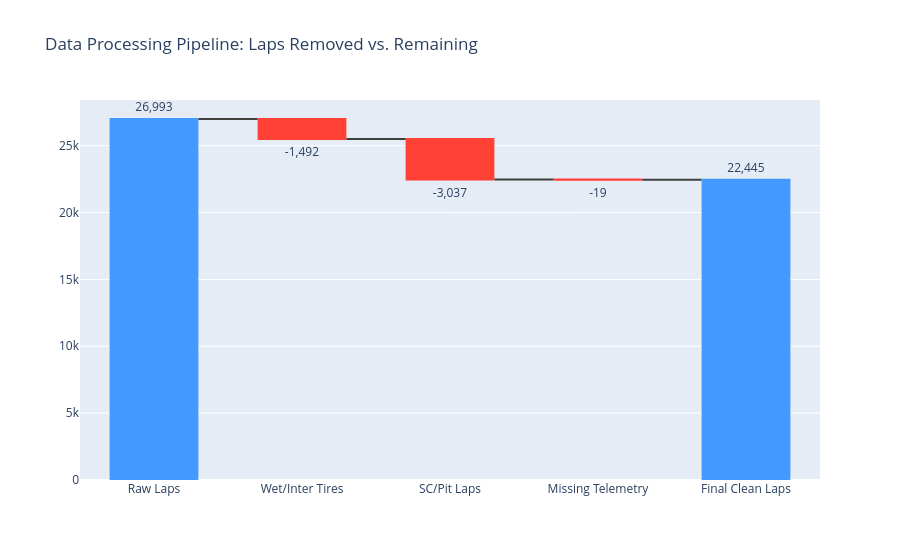

The notebook cell saved with this chart:
### Markdown cell above
# PLOT LAPS FILTERING

### Code cell
import plotly.graph_objects as go

fig = go.Figure(go.Waterfall(
    name = "Data Cleaning", orientation = "v",
    measure = ["absolute", "relative", "relative", "relative", "total"],
    x = ["Raw Laps", "Wet/Inter Tires", "SC/Pit Laps", "Missing Telemetry", "Final Clean Laps"],
    textposition = "outside",
    y = [26993, -1492, -3037, -19, 0],
    text = ["26,993", "-1,492", "-3,037", "-19", "22,445"],
    connector = {"line":{"color":"rgb(63, 63, 63)"}},
))

fig.update_layout(
    title = "Data Processing Pipeline: Laps Removed vs. Remaining",
    showlegend = False,
    waterfallgap = 0.4
)

fig.show()

### Figure 1 — Plotly figure (JSON) as saved in the notebook; plotly's stock layout.template omitted (floating-point values rounded to 4 significant figures)
{"data": [{"connector": {"line": {"color": "rgb(63, 63, 63)"}}, "measure": ["absolute", "relative", "relative", "relative", "total"], "name": "Data Cleaning", "orientation": "v", "text": ["26,993", "-1,492", "-3,037", "-19", "22,445"], "textposition": "outside", "type": "waterfall", "x": ["Raw Laps", "Wet/Inter Tires", "SC/Pit Laps", "Missing Telemetry", "Final Clean Laps"], "y": [26993, -1492, -3037, -19, 0]}], "layout": {"showlegend": false, "title": {"text": "Data Processing Pipeline: Laps Removed vs. Remaining"}, "waterfallgap": 0.4}}
